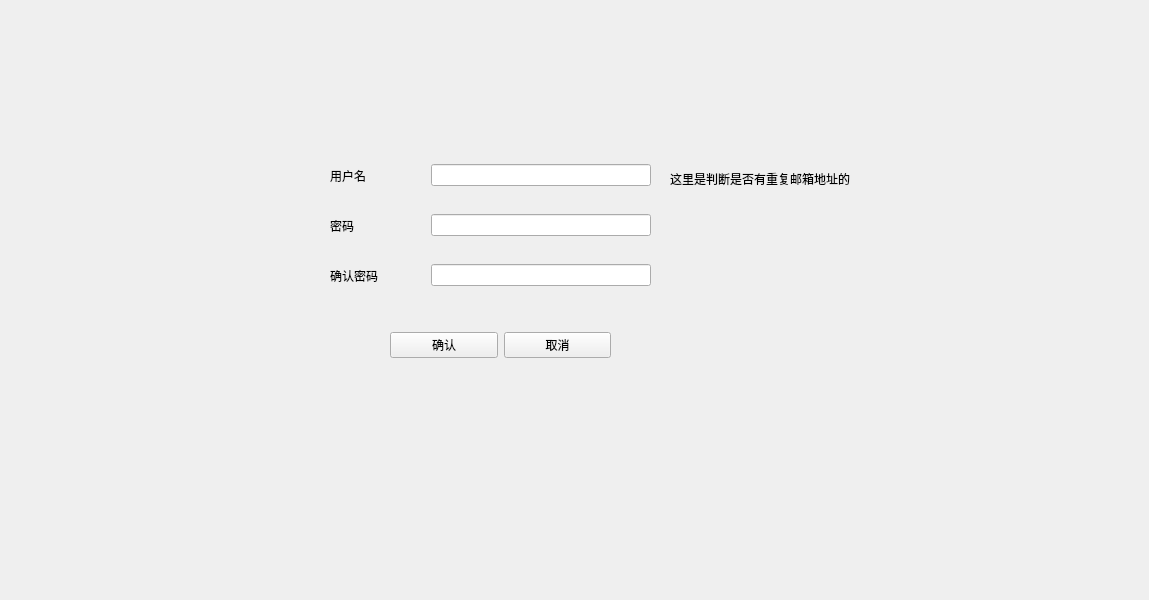
<?xml version="1.0" encoding="UTF-8"?>
<ui version="4.0">
 <class>Register</class>
 <widget class="QWidget" name="Register">
  <property name="geometry">
   <rect>
    <x>0</x>
    <y>0</y>
    <width>1149</width>
    <height>600</height>
   </rect>
  </property>
  <property name="windowTitle">
   <string>Form</string>
  </property>
  <widget class="QWidget" name="horizontalLayoutWidget_2">
   <property name="geometry">
    <rect>
     <x>330</x>
     <y>150</y>
     <width>321</width>
     <height>51</height>
    </rect>
   </property>
   <layout class="QHBoxLayout" name="usename_layout" stretch="3,7">
    <item>
     <widget class="QLabel" name="username_lb">
      <property name="text">
       <string>用户名</string>
      </property>
     </widget>
    </item>
    <item>
     <widget class="QLineEdit" name="username_le"/>
    </item>
   </layout>
  </widget>
  <widget class="QWidget" name="horizontalLayoutWidget_3">
   <property name="geometry">
    <rect>
     <x>330</x>
     <y>200</y>
     <width>321</width>
     <height>51</height>
    </rect>
   </property>
   <layout class="QHBoxLayout" name="pwd_layout" stretch="3,7">
    <item>
     <widget class="QLabel" name="pwd_lb">
      <property name="text">
       <string>密码</string>
      </property>
     </widget>
    </item>
    <item>
     <widget class="QLineEdit" name="pwd_le"/>
    </item>
   </layout>
  </widget>
  <widget class="QWidget" name="horizontalLayoutWidget_4">
   <property name="geometry">
    <rect>
     <x>330</x>
     <y>250</y>
     <width>321</width>
     <height>51</height>
    </rect>
   </property>
   <layout class="QHBoxLayout" name="checkpwd_layout" stretch="3,7">
    <item>
     <widget class="QLabel" name="checkpwd_lb">
      <property name="text">
       <string>确认密码</string>
      </property>
     </widget>
    </item>
    <item>
     <widget class="QLineEdit" name="checkpwd_le"/>
    </item>
   </layout>
  </widget>
  <widget class="QWidget" name="horizontalLayoutWidget_5">
   <property name="geometry">
    <rect>
     <x>390</x>
     <y>320</y>
     <width>221</width>
     <height>51</height>
    </rect>
   </property>
   <layout class="QHBoxLayout" name="buttons_layout">
    <item>
     <widget class="QPushButton" name="submit_btn">
      <property name="text">
       <string>确认</string>
      </property>
     </widget>
    </item>
    <item>
     <widget class="QPushButton" name="cancel_btn">
      <property name="text">
       <string>取消</string>
      </property>
     </widget>
    </item>
   </layout>
  </widget>
  <widget class="QLabel" name="label">
   <property name="geometry">
    <rect>
     <x>670</x>
     <y>140</y>
     <width>225</width>
     <height>78</height>
    </rect>
   </property>
   <property name="text">
    <string>这里是判断是否有重复邮箱地址的</string>
   </property>
  </widget>
 </widget>
 <resources/>
 <connections>
  <connection>
   <sender>cancel_btn</sender>
   <signal>clicked()</signal>
   <receiver>Register</receiver>
   <slot>close()</slot>
   <hints>
    <hint type="sourcelabel">
     <x>609</x>
     <y>331</y>
    </hint>
    <hint type="destinationlabel">
     <x>574</x>
     <y>299</y>
    </hint>
   </hints>
  </connection>
 </connections>
 <slots>
  <slot>butt()</slot>
 </slots>
</ui>
